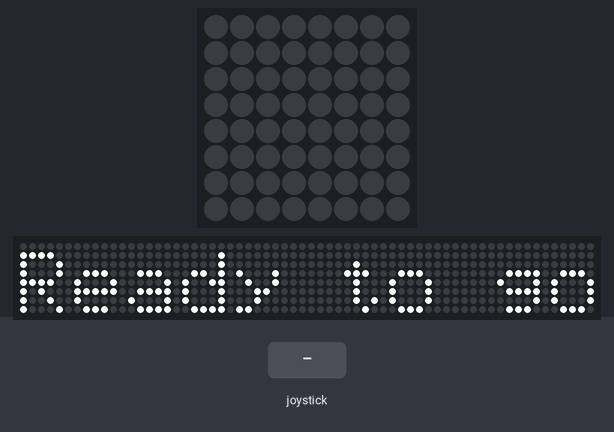
Bench run of a program on a simulated Raspberry Pi (BCM pin numbers) with a Sense HAT. On the bench: the Sense HAT's 8×8 RGB LED matrix, a strip that is not on the board, showing the scrolling text unrolled. Inputs (shaded band) come from the test bench. The 64×8 strip is a reading aid, not a part: it shows the text the matrix is scrolling, unrolled, one strip-width of it at a time.

Above: at 7.3 s.
8.6 s: joystick pushed up
At 8.85 s:
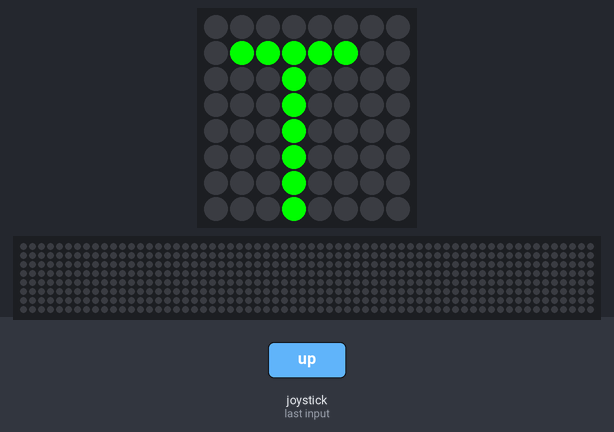
10.6 s: joystick pushed down
At 10.85 s:
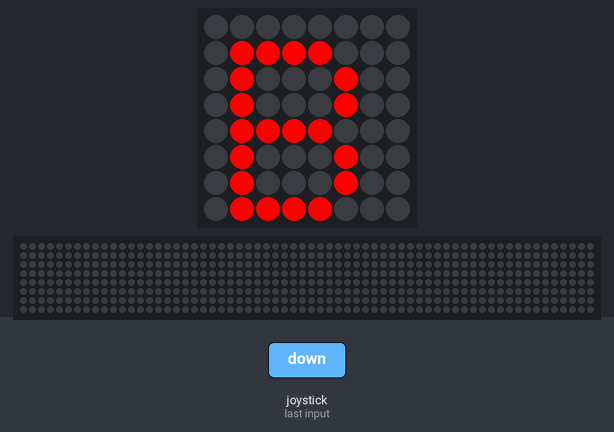
12.6 s: joystick clicked
At 12.85 s:
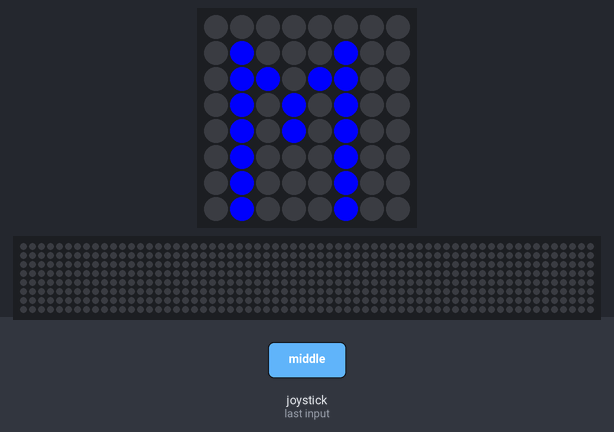

Measured:
- after the input at 8.6 s, the LEDs: change at once (image 1)
- after the input at 10.6 s, the LEDs: change at once (image 2)
- after the input at 12.6 s, the LEDs: change at once (image 3)
- what the display in image 1 shows lasts 0.5 s, from 8.6 s to 9.1 s

The program:

SenseHat_testForEvent.py
```python
from sense_emu import SenseHat  # sense_hat for real hardware, sense_emu for emulator
from time import sleep

sense = SenseHat()

# set colours to use on print out on SenseHat
green = (0, 255, 0)
red = (255, 0, 0)
blue = (0, 0, 255)

# clear screen and rotate
sense.clear()

sense.show_message("Ready to go")

# start loop to continuously check for button presses
while True:
	for event in sense.stick.get_events():
		# Check if the joystick was pressed
		if event.action == "pressed":
			# Check which direction
			if event.direction == "up":
				sense.show_letter("T", green)   # Letter T for top of stairs
				sleep(0.5)
			if event.direction == "down":
				sense.show_letter("B", red)     # Letter B for bottom of stairs
				sleep(0.5)
			if event.direction == "middle":         # Middle M for joystick press
				sense.show_letter("M", blue)     # Letter B for bottom of stairs
				sleep(0.5)
			# Wait a while and then clear the screen
			sense.clear()
```
